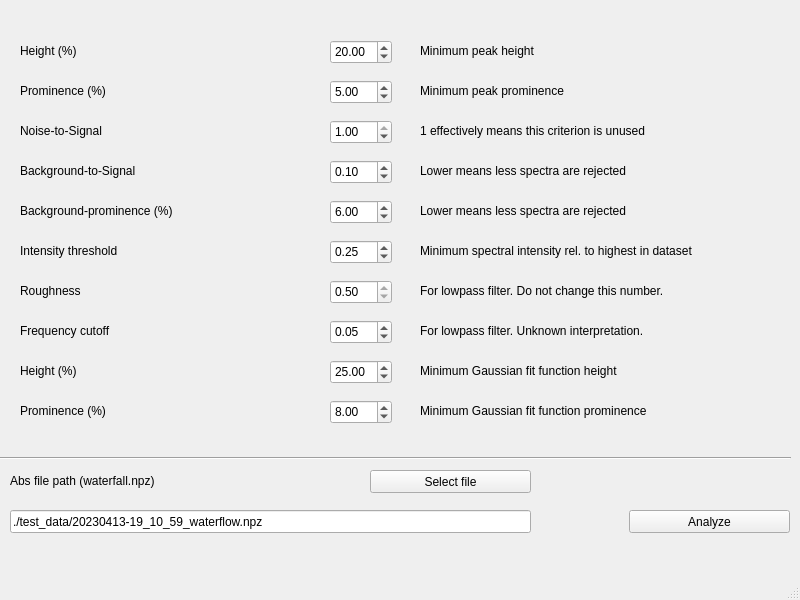
<?xml version="1.0" encoding="UTF-8"?>
<ui version="4.0">
 <class>MainWindow</class>
 <widget class="QMainWindow" name="MainWindow">
  <property name="geometry">
   <rect>
    <x>0</x>
    <y>0</y>
    <width>800</width>
    <height>600</height>
   </rect>
  </property>
  <property name="windowTitle">
   <string>MainWindow</string>
  </property>
  <widget class="QWidget" name="centralwidget">
   <widget class="QLabel" name="label">
    <property name="geometry">
     <rect>
      <x>20</x>
      <y>40</y>
      <width>81</width>
      <height>21</height>
     </rect>
    </property>
    <property name="text">
     <string>Height (%)</string>
    </property>
   </widget>
   <widget class="QDoubleSpinBox" name="ParHeight">
    <property name="geometry">
     <rect>
      <x>330</x>
      <y>40</y>
      <width>62</width>
      <height>24</height>
     </rect>
    </property>
    <property name="value">
     <double>20.000000000000000</double>
    </property>
   </widget>
   <widget class="QDoubleSpinBox" name="ParProminence">
    <property name="geometry">
     <rect>
      <x>330</x>
      <y>80</y>
      <width>62</width>
      <height>24</height>
     </rect>
    </property>
    <property name="value">
     <double>5.000000000000000</double>
    </property>
   </widget>
   <widget class="QLabel" name="label_2">
    <property name="geometry">
     <rect>
      <x>20</x>
      <y>80</y>
      <width>111</width>
      <height>21</height>
     </rect>
    </property>
    <property name="text">
     <string>Prominence (%)</string>
    </property>
   </widget>
   <widget class="QLabel" name="label_3">
    <property name="geometry">
     <rect>
      <x>20</x>
      <y>160</y>
      <width>141</width>
      <height>21</height>
     </rect>
    </property>
    <property name="text">
     <string>Background-to-Signal</string>
    </property>
   </widget>
   <widget class="QDoubleSpinBox" name="ParSbr">
    <property name="geometry">
     <rect>
      <x>330</x>
      <y>160</y>
      <width>62</width>
      <height>24</height>
     </rect>
    </property>
    <property name="maximum">
     <double>1.000000000000000</double>
    </property>
    <property name="value">
     <double>0.100000000000000</double>
    </property>
   </widget>
   <widget class="QDoubleSpinBox" name="ParSnr">
    <property name="geometry">
     <rect>
      <x>330</x>
      <y>120</y>
      <width>62</width>
      <height>24</height>
     </rect>
    </property>
    <property name="maximum">
     <double>1.000000000000000</double>
    </property>
    <property name="value">
     <double>1.000000000000000</double>
    </property>
   </widget>
   <widget class="QLabel" name="label_4">
    <property name="geometry">
     <rect>
      <x>20</x>
      <y>120</y>
      <width>101</width>
      <height>21</height>
     </rect>
    </property>
    <property name="text">
     <string>Noise-to-Signal</string>
    </property>
   </widget>
   <widget class="QLabel" name="label_5">
    <property name="geometry">
     <rect>
      <x>420</x>
      <y>40</y>
      <width>231</width>
      <height>21</height>
     </rect>
    </property>
    <property name="text">
     <string>Minimum peak height</string>
    </property>
   </widget>
   <widget class="QLabel" name="label_6">
    <property name="geometry">
     <rect>
      <x>420</x>
      <y>80</y>
      <width>231</width>
      <height>21</height>
     </rect>
    </property>
    <property name="text">
     <string>Minimum peak prominence</string>
    </property>
   </widget>
   <widget class="QLabel" name="label_7">
    <property name="geometry">
     <rect>
      <x>420</x>
      <y>120</y>
      <width>321</width>
      <height>21</height>
     </rect>
    </property>
    <property name="text">
     <string>1 effectively means this criterion is unused</string>
    </property>
   </widget>
   <widget class="QLabel" name="label_8">
    <property name="geometry">
     <rect>
      <x>420</x>
      <y>160</y>
      <width>321</width>
      <height>21</height>
     </rect>
    </property>
    <property name="text">
     <string>Lower means less spectra are rejected</string>
    </property>
   </widget>
   <widget class="QLabel" name="label_9">
    <property name="geometry">
     <rect>
      <x>20</x>
      <y>360</y>
      <width>141</width>
      <height>21</height>
     </rect>
    </property>
    <property name="text">
     <string>Height (%)</string>
    </property>
   </widget>
   <widget class="QLabel" name="label_10">
    <property name="geometry">
     <rect>
      <x>20</x>
      <y>280</y>
      <width>111</width>
      <height>21</height>
     </rect>
    </property>
    <property name="text">
     <string>Roughness</string>
    </property>
   </widget>
   <widget class="QLabel" name="label_11">
    <property name="geometry">
     <rect>
      <x>420</x>
      <y>280</y>
      <width>321</width>
      <height>21</height>
     </rect>
    </property>
    <property name="text">
     <string>For lowpass filter. Do not change this number.</string>
    </property>
   </widget>
   <widget class="QLabel" name="label_12">
    <property name="geometry">
     <rect>
      <x>420</x>
      <y>320</y>
      <width>321</width>
      <height>21</height>
     </rect>
    </property>
    <property name="text">
     <string>For lowpass filter. Unknown interpretation.</string>
    </property>
   </widget>
   <widget class="QDoubleSpinBox" name="ParFitHeight">
    <property name="geometry">
     <rect>
      <x>330</x>
      <y>360</y>
      <width>62</width>
      <height>24</height>
     </rect>
    </property>
    <property name="maximum">
     <double>99.000000000000000</double>
    </property>
    <property name="value">
     <double>25.000000000000000</double>
    </property>
   </widget>
   <widget class="QLabel" name="label_13">
    <property name="geometry">
     <rect>
      <x>20</x>
      <y>320</y>
      <width>131</width>
      <height>21</height>
     </rect>
    </property>
    <property name="text">
     <string>Frequency cutoff</string>
    </property>
   </widget>
   <widget class="QLabel" name="label_14">
    <property name="geometry">
     <rect>
      <x>420</x>
      <y>360</y>
      <width>321</width>
      <height>21</height>
     </rect>
    </property>
    <property name="text">
     <string>Minimum Gaussian fit function height</string>
    </property>
   </widget>
   <widget class="QDoubleSpinBox" name="ParFreqCutoff">
    <property name="geometry">
     <rect>
      <x>330</x>
      <y>320</y>
      <width>62</width>
      <height>24</height>
     </rect>
    </property>
    <property name="maximum">
     <double>1.000000000000000</double>
    </property>
    <property name="value">
     <double>0.050000000000000</double>
    </property>
   </widget>
   <widget class="QDoubleSpinBox" name="ParRoughness">
    <property name="geometry">
     <rect>
      <x>330</x>
      <y>280</y>
      <width>62</width>
      <height>24</height>
     </rect>
    </property>
    <property name="readOnly">
     <bool>true</bool>
    </property>
    <property name="minimum">
     <double>0.100000000000000</double>
    </property>
    <property name="value">
     <double>0.500000000000000</double>
    </property>
   </widget>
   <widget class="QLabel" name="label_15">
    <property name="geometry">
     <rect>
      <x>420</x>
      <y>240</y>
      <width>361</width>
      <height>21</height>
     </rect>
    </property>
    <property name="text">
     <string>Minimum spectral intensity rel. to highest in dataset</string>
    </property>
   </widget>
   <widget class="QDoubleSpinBox" name="ParIntThresh">
    <property name="geometry">
     <rect>
      <x>330</x>
      <y>240</y>
      <width>62</width>
      <height>24</height>
     </rect>
    </property>
    <property name="maximum">
     <double>1.000000000000000</double>
    </property>
    <property name="value">
     <double>0.250000000000000</double>
    </property>
   </widget>
   <widget class="QLabel" name="label_16">
    <property name="geometry">
     <rect>
      <x>20</x>
      <y>240</y>
      <width>141</width>
      <height>21</height>
     </rect>
    </property>
    <property name="text">
     <string>Intensity threshold</string>
    </property>
   </widget>
   <widget class="QLabel" name="label_17">
    <property name="geometry">
     <rect>
      <x>420</x>
      <y>400</y>
      <width>261</width>
      <height>21</height>
     </rect>
    </property>
    <property name="text">
     <string>Minimum Gaussian fit function prominence</string>
    </property>
   </widget>
   <widget class="QLabel" name="label_18">
    <property name="geometry">
     <rect>
      <x>20</x>
      <y>400</y>
      <width>111</width>
      <height>21</height>
     </rect>
    </property>
    <property name="text">
     <string>Prominence (%)</string>
    </property>
   </widget>
   <widget class="QDoubleSpinBox" name="ParFitProminence">
    <property name="geometry">
     <rect>
      <x>330</x>
      <y>400</y>
      <width>62</width>
      <height>24</height>
     </rect>
    </property>
    <property name="value">
     <double>8.000000000000000</double>
    </property>
   </widget>
   <widget class="QLineEdit" name="Filename">
    <property name="geometry">
     <rect>
      <x>10</x>
      <y>510</y>
      <width>521</width>
      <height>23</height>
     </rect>
    </property>
    <property name="text">
     <string>./test_data/20230413-19_10_59_waterflow.npz</string>
    </property>
   </widget>
   <widget class="QLabel" name="label_19">
    <property name="geometry">
     <rect>
      <x>10</x>
      <y>470</y>
      <width>181</width>
      <height>21</height>
     </rect>
    </property>
    <property name="text">
     <string>Abs file path (waterfall.npz)</string>
    </property>
   </widget>
   <widget class="QPushButton" name="DoAnalysis">
    <property name="geometry">
     <rect>
      <x>629</x>
      <y>510</y>
      <width>161</width>
      <height>23</height>
     </rect>
    </property>
    <property name="text">
     <string>Analyze</string>
    </property>
   </widget>
   <widget class="Line" name="line">
    <property name="geometry">
     <rect>
      <x>0</x>
      <y>450</y>
      <width>791</width>
      <height>16</height>
     </rect>
    </property>
    <property name="orientation">
     <enum>Qt::Horizontal</enum>
    </property>
   </widget>
   <widget class="QLabel" name="label_20">
    <property name="geometry">
     <rect>
      <x>20</x>
      <y>200</y>
      <width>181</width>
      <height>21</height>
     </rect>
    </property>
    <property name="text">
     <string>Background-prominence (%)</string>
    </property>
   </widget>
   <widget class="QDoubleSpinBox" name="ParBackProm">
    <property name="geometry">
     <rect>
      <x>330</x>
      <y>200</y>
      <width>62</width>
      <height>24</height>
     </rect>
    </property>
    <property name="maximum">
     <double>99.000000000000000</double>
    </property>
    <property name="value">
     <double>6.000000000000000</double>
    </property>
   </widget>
   <widget class="QLabel" name="label_21">
    <property name="geometry">
     <rect>
      <x>420</x>
      <y>200</y>
      <width>321</width>
      <height>21</height>
     </rect>
    </property>
    <property name="text">
     <string>Lower means less spectra are rejected</string>
    </property>
   </widget>
   <widget class="QPushButton" name="SelectFile">
    <property name="geometry">
     <rect>
      <x>370</x>
      <y>470</y>
      <width>161</width>
      <height>23</height>
     </rect>
    </property>
    <property name="text">
     <string>Select file</string>
    </property>
   </widget>
  </widget>
  <widget class="QMenuBar" name="menubar">
   <property name="geometry">
    <rect>
     <x>0</x>
     <y>0</y>
     <width>800</width>
     <height>20</height>
    </rect>
   </property>
  </widget>
  <widget class="QStatusBar" name="statusbar"/>
 </widget>
 <resources/>
 <connections/>
</ui>
